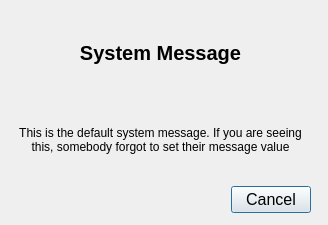
<?xml version="1.0" encoding="UTF-8"?>
<ui version="4.0">
 <class>standardPopup</class>
 <widget class="QDialog" name="standardPopup">
  <property name="windowModality">
   <enum>Qt::ApplicationModal</enum>
  </property>
  <property name="geometry">
   <rect>
    <x>0</x>
    <y>0</y>
    <width>328</width>
    <height>225</height>
   </rect>
  </property>
  <property name="windowTitle">
   <string>Dialog</string>
  </property>
  <widget class="QWidget" name="verticalLayoutWidget">
   <property name="geometry">
    <rect>
     <x>10</x>
     <y>12</y>
     <width>301</width>
     <height>201</height>
    </rect>
   </property>
   <layout class="QVBoxLayout" name="verticalLayout">
    <item>
     <widget class="QLabel" name="Title">
      <property name="font">
       <font>
        <pointsize>15</pointsize>
        <weight>75</weight>
        <bold>true</bold>
       </font>
      </property>
      <property name="text">
       <string>System Message</string>
      </property>
      <property name="alignment">
       <set>Qt::AlignCenter</set>
      </property>
     </widget>
    </item>
    <item>
     <widget class="QLabel" name="message">
      <property name="text">
       <string>This is the default system message. If you are seeing this, somebody forgot to set their message value</string>
      </property>
      <property name="alignment">
       <set>Qt::AlignCenter</set>
      </property>
      <property name="wordWrap">
       <bool>true</bool>
      </property>
     </widget>
    </item>
    <item>
     <widget class="QDialogButtonBox" name="buttonBox">
      <property name="font">
       <font>
        <pointsize>12</pointsize>
       </font>
      </property>
      <property name="orientation">
       <enum>Qt::Horizontal</enum>
      </property>
      <property name="standardButtons">
       <set>QDialogButtonBox::Cancel</set>
      </property>
     </widget>
    </item>
   </layout>
  </widget>
 </widget>
 <resources/>
 <connections>
  <connection>
   <sender>buttonBox</sender>
   <signal>accepted()</signal>
   <receiver>standardPopup</receiver>
   <slot>accept()</slot>
   <hints>
    <hint type="sourcelabel">
     <x>248</x>
     <y>254</y>
    </hint>
    <hint type="destinationlabel">
     <x>157</x>
     <y>274</y>
    </hint>
   </hints>
  </connection>
  <connection>
   <sender>buttonBox</sender>
   <signal>rejected()</signal>
   <receiver>standardPopup</receiver>
   <slot>reject()</slot>
   <hints>
    <hint type="sourcelabel">
     <x>316</x>
     <y>260</y>
    </hint>
    <hint type="destinationlabel">
     <x>286</x>
     <y>274</y>
    </hint>
   </hints>
  </connection>
 </connections>
</ui>
